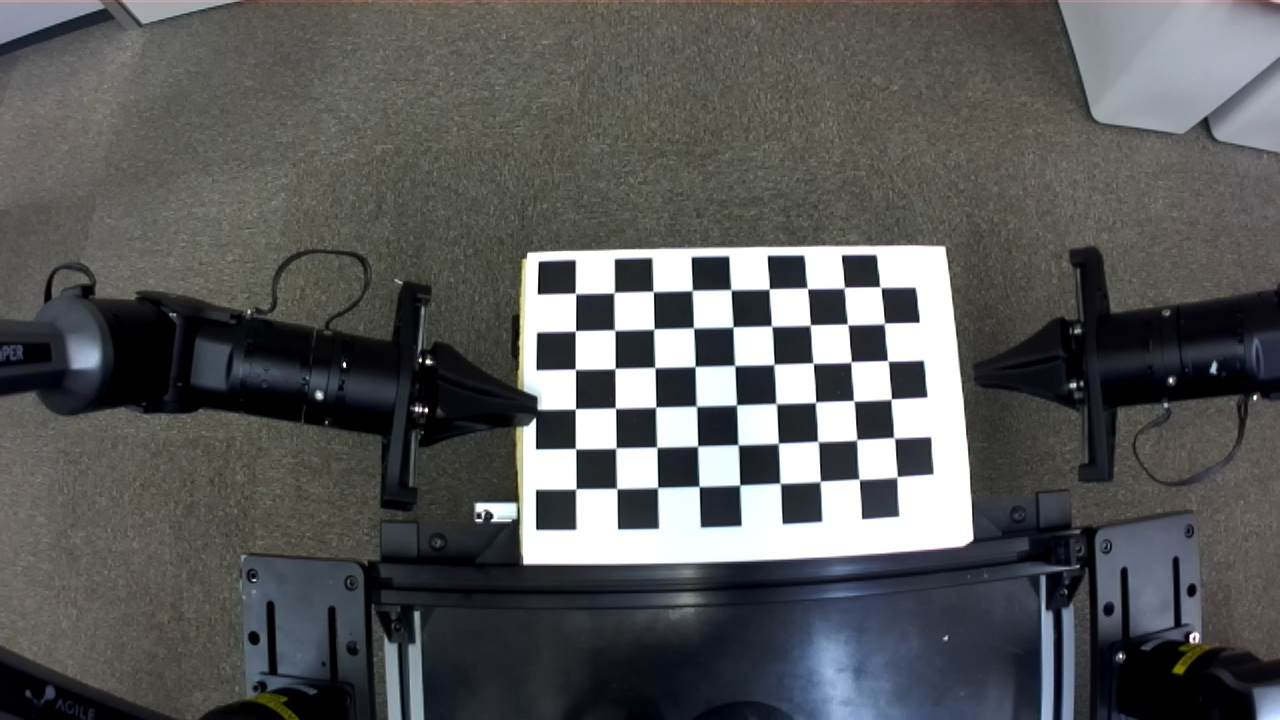
#> input picture calibration/left/zed_left_1760576521300.jpg, 1280 x 720 px
$ python cam_calibration_single.py
#> lines starting #> are read from the running program, lines starting #| are printed output that depends on the picture; after the words box and inside, x2 and y2 are one past the last pixel; in counts of white or black regions, pixels touching at a corner belong together; long printed decimals are rounded
import cv2
import numpy as np

# 1️⃣ 读取图像并转灰度
img_path = "./left/zed_left_1760576521300.jpg"
img = cv2.imread(img_path)
#> img is the input picture: shape (720, 1280, 3); mean B, G, R 88, 88.3, 87.3
gray = cv2.cvtColor(img, cv2.COLOR_BGR2GRAY)
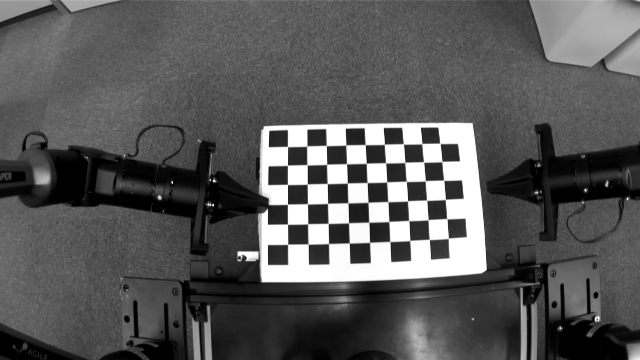
#> gray: shape (720, 1280) (shown at 1/2 size); min 0, max 255, mean 88

# 2️⃣ 检测角点
pattern_size = (9, 6)
ret, corners = cv2.findChessboardCorners(gray, pattern_size)
#> ret = True; corners = 54 rows, first 8: [575.3, 293.3], [614, 292.7], [653.1, 291.5], [692.1, 290.6], [731, 289.7], [769.4, 288.7], [807.5, 288.5], [844.7, 287.2]

if ret:
    # 3️⃣ 亚像素角点优化（让角点位置更精确）
    criteria = (cv2.TERM_CRITERIA_EPS + cv2.TERM_CRITERIA_MAX_ITER, 30, 0.001)
    corners_subpix = cv2.cornerSubPix(gray, corners, (11,11), (-1,-1), criteria)
#> corners_subpix = 54 rows, first 8: [575.5, 293.4], [614.1, 292.6], [653.2, 291.4], [692.2, 290.5], [731, 289.7], [769.2, 289], [807.3, 288.4], [844.2, 287.7]

    # 4️⃣ 绘制辅助线（棋盘）
    img_with_lines = img.copy()
    cv2.drawChessboardCorners(img_with_lines, pattern_size, corners_subpix, ret)
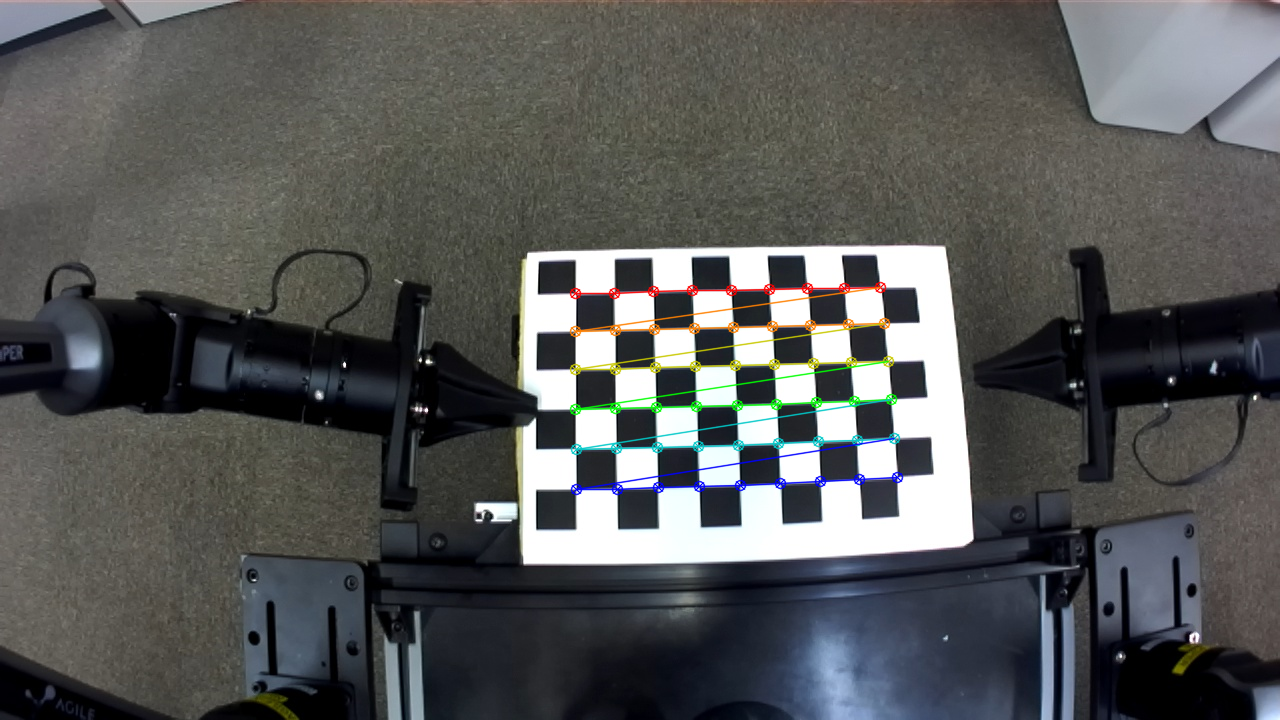
#> img_with_lines: shape (720, 1280, 3); 1.57% of pixels changed, all inside (x1, y1, x2, y2) = (569, 281, 904, 496)

    # 5️⃣ 临时单张标定
    objp = np.zeros((pattern_size[0]*pattern_size[1], 3), np.float32)
    objp[:, :2] = np.mgrid[0:pattern_size[0], 0:pattern_size[1]].T.reshape(-1, 2)

    obj_points = [objp]
    img_points = [corners_subpix]

    ret, K, dist, rvecs, tvecs = cv2.calibrateCamera(
        obj_points, img_points, gray.shape[::-1], None, None
    )
#> ret = 0.167; K = [[511, 0, 665.1], [0, 496.9, 313.2], [0, 0, 1]]; dist = [[-0.152, -0.00811, 0.00606, 0.000349, 0.127]]; rvecs = ([-0.172, -0.00269, -0.0253],); tvecs = ([-2.31, -0.523, 13.08],)

    print("相机内参矩阵 K：\n", K)
#| 相机内参矩阵 K：
#|  [[510.959   0.         665.144]
#|  [  0.         496.941 313.160]
#|  [  0.           0.           1.        ]]
    print("畸变系数 dist：\n", dist)
#| 畸变系数 dist：
#|  [[-0.1519 -0.008113  0.006057  0.0003486  0.1269 ]]

    # 6️⃣ 去畸变（保持原始尺寸，不裁剪）
    h, w = gray.shape[:2]
    newcameramtx, _ = cv2.getOptimalNewCameraMatrix(K, dist, (w, h), 0.6, (w, h))
#> newcameramtx = [[902.3, 0, 602.6], [0, 766.2, 334.2], [0, 0, 1]]
    undistorted = cv2.undistort(img, K, dist, None, newcameramtx)
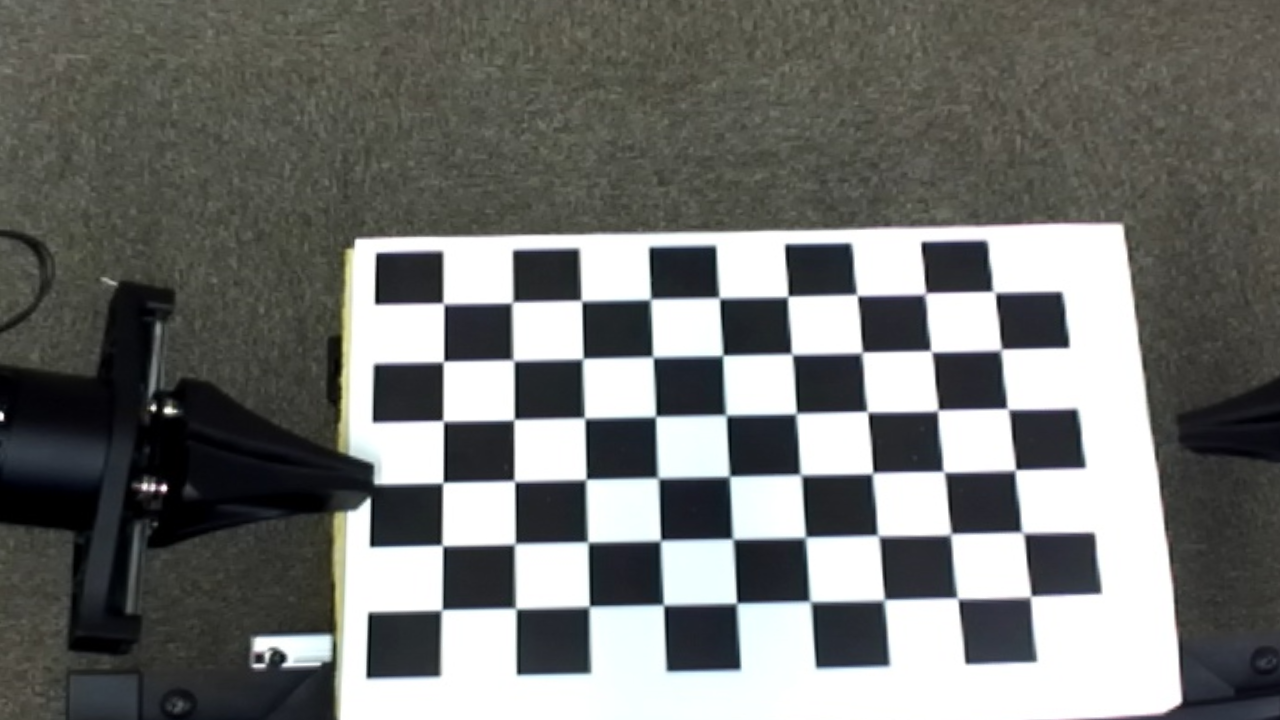
#> undistorted: shape (720, 1280, 3); mean B, G, R 112.8, 115.4, 114

    # 7️⃣ 显示结果
    cv2.imshow("Detected Chessboard (with lines)", img_with_lines)
    cv2.imshow("Undistorted (full view)", undistorted)
    cv2.waitKey(0)
    cv2.destroyAllWindows()
else:
    print("未检测到棋盘角点！")

$ run again, with calibration/left/zed_left_1760572454560.jpg copied over calibration/left/zed_left_1760576521300.jpg
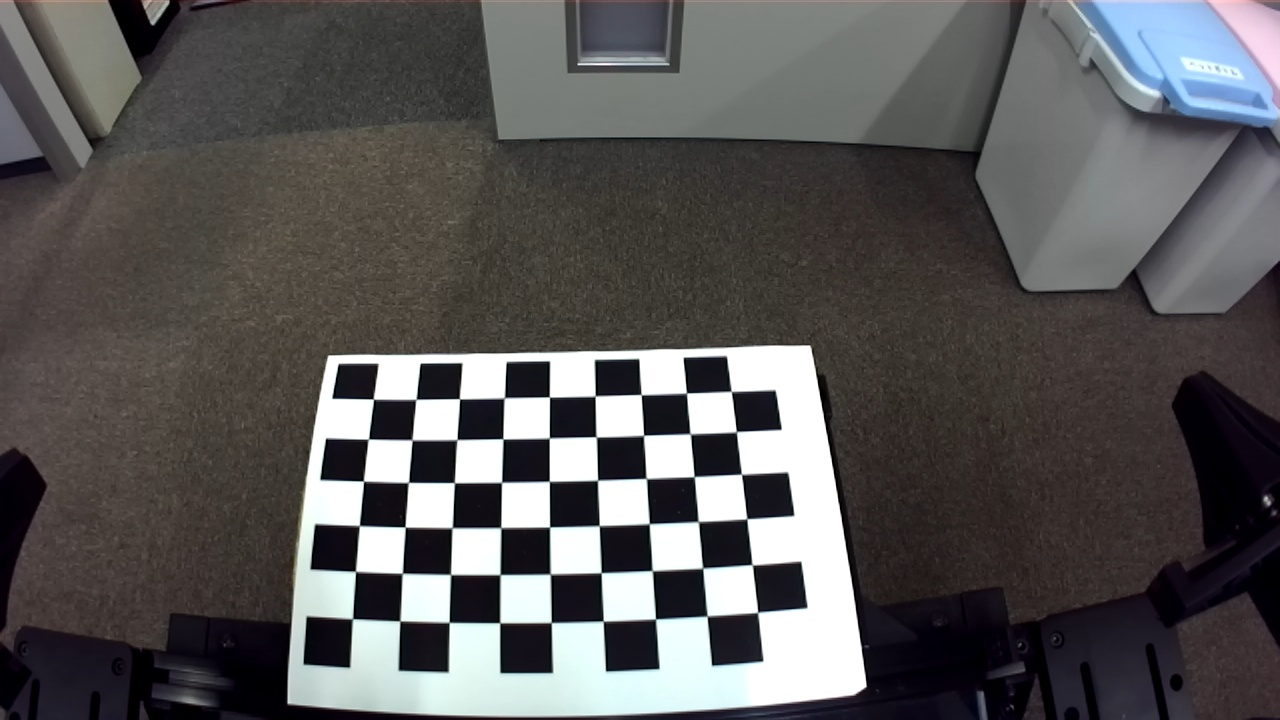
#> input picture calibration/left/zed_left_1760572454560.jpg, 1280 x 720 px
#> img is the input picture: shape (720, 1280, 3); mean B, G, R 87.5, 87.6, 89.2
#> `ret, corners = cv2.findChessboardCorners(gray, pattern_size)`: ret = True; corners = 54 rows, first 8: [373.4, 399], [416.3, 399.2], [459.5, 398.8], [504.2, 397.9], [549.4, 396.9], [595.2, 395.9], [641.3, 394.7], [686.6, 392.8]
#> corners_subpix = 54 rows, first 8: [373.4, 399.1], [416, 399.3], [459.4, 398.8], [504.3, 397.8], [549.4, 396.9], [595.2, 396.1], [641.2, 394.6], [686.5, 393.1]
#> `cv2.drawChessboardCorners(img_with_lines, pattern_size, corners_subpix..`:
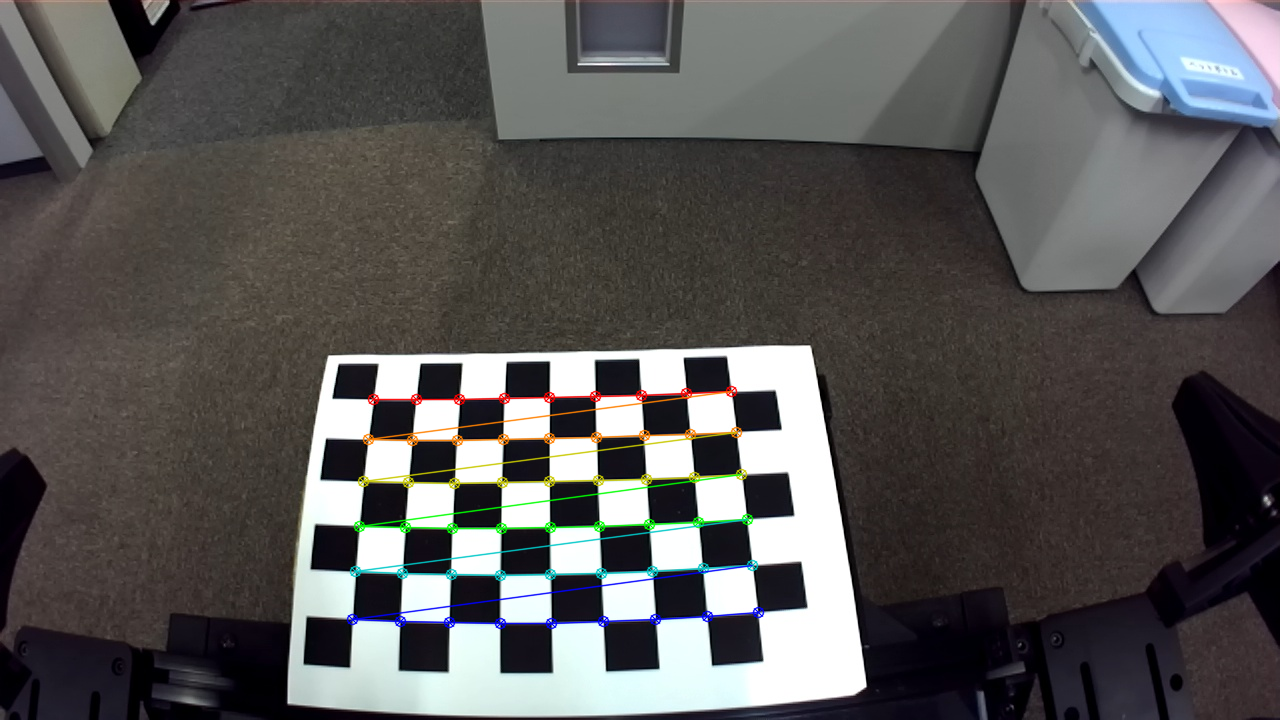
#> img_with_lines: shape (720, 1280, 3); 1.81% of pixels changed, all inside (x1, y1, x2, y2) = (346, 385, 765, 630)
#> `ret, K, dist, rvecs, tvecs = cv2.calibrateCamera( obj_points, img_poin..`: ret = 0.22; K = [[774.5, 0, 665.3], [0, 755.9, 282], [0, 0, 1]]; dist = [[-0.322, 0.116, 0.00778, 0.000643, -0.000871]]; rvecs = ([-0.611, -0.0778, -0.0479],); tvecs = ([-6.51, 2.65, 16.34],)
#| 相机内参矩阵 K：
#|  [[774.475   0.         665.291]
#|  [  0.         755.863 282.004]
#|  [  0.           0.           1.        ]]
#| 畸变系数 dist：
#|  [[-0.3219  0.1159  0.007776  0.0006427 -0.000871]]
#> newcameramtx = [[602.6, 0, 667.3], [0, 630.1, 287], [0, 0, 1]]
#> `undistorted = cv2.undistort(img, K, dist, None, newcameramtx)`:
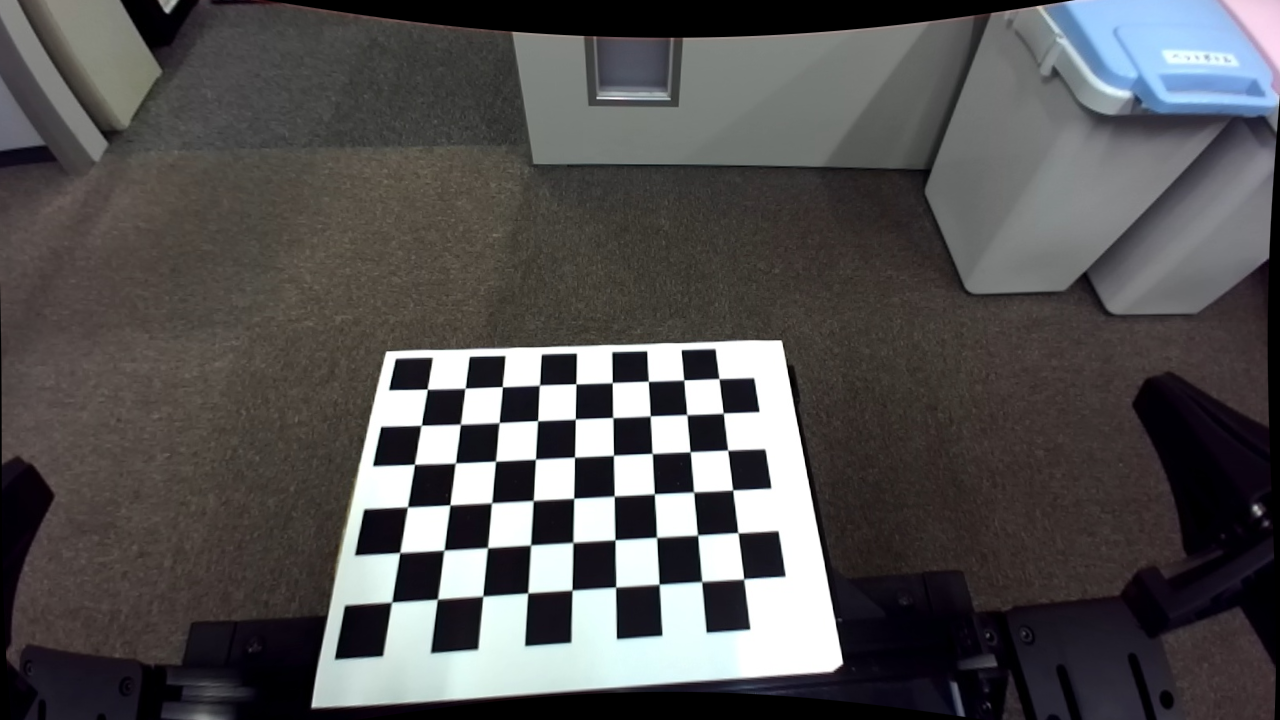
#> undistorted: shape (720, 1280, 3); mean B, G, R 82, 81.7, 83.3

$ run again, with calibration/left/zed_left_1760572456007.jpg copied over calibration/left/zed_left_1760576521300.jpg
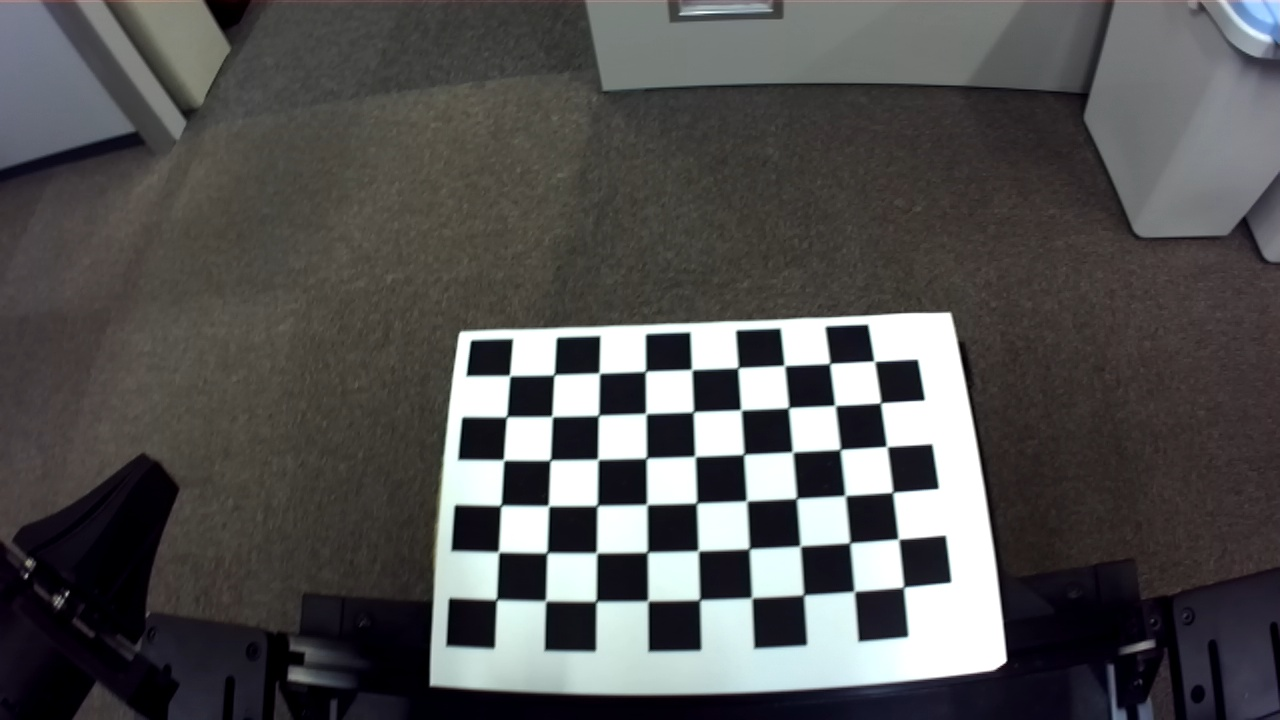
#> input picture calibration/left/zed_left_1760572456007.jpg, 1280 x 720 px
#> img is the input picture: shape (720, 1280, 3); mean B, G, R 82.5, 82.7, 83.4
#> `ret, corners = cv2.findChessboardCorners(gray, pattern_size)`: ret = True; corners = 54 rows, first 8: [510.2, 376.5], [553.7, 375.2], [599.3, 373.3], [645.5, 371.5], [692.6, 370.3], [737.5, 367.7], [783.4, 364.9], [829.6, 363.5]
#> corners_subpix = 54 rows, first 8: [509.7, 375.6], [554.1, 374.7], [599.3, 373.1], [645.4, 371.3], [691.7, 369.5], [738, 367.7], [784.4, 365.5], [829.7, 363.5]
#> `cv2.drawChessboardCorners(img_with_lines, pattern_size, corners_subpix..`:
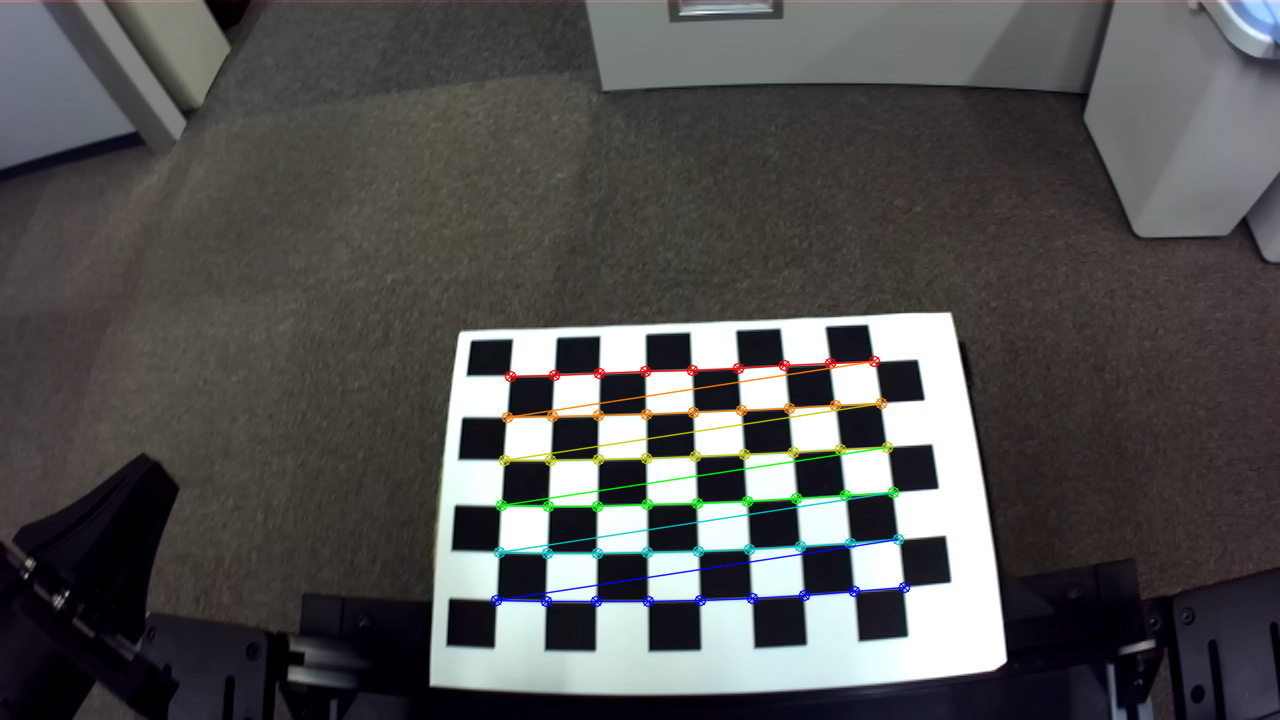
#> img_with_lines: shape (720, 1280, 3); 1.83% of pixels changed, all inside (x1, y1, x2, y2) = (490, 355, 911, 608)
#> `ret, K, dist, rvecs, tvecs = cv2.calibrateCamera( obj_points, img_poin..`: ret = 0.238; K = [[993.8, 0, 591.7], [0, 1093.1, 334.4], [0, 0, 1]]; dist = [[-0.633, 0.917, -0.00559, 0.0308, -1.69]]; rvecs = ([-0.65, 0.0933, -0.00667],); tvecs = ([-1.83, 0.833, 21.78],)
#| 相机内参矩阵 K：
#|  [[9.93795666e+02 0.00000000e+00 5.91732437e+02]
#|  [0.00000000e+00 1.09305138e+03 3.34389953e+02]
#|  [0.00000000e+00 0.00000000e+00 1.00000000e+00]]
#| 畸变系数 dist：
#|  [[-0.6334  0.9172 -0.005591  0.03076 -1.689]]
#> newcameramtx = [[993.8, 0, 591.7], [0, 988.4, 327.3], [0, 0, 1]]
#> `undistorted = cv2.undistort(img, K, dist, None, newcameramtx)`:
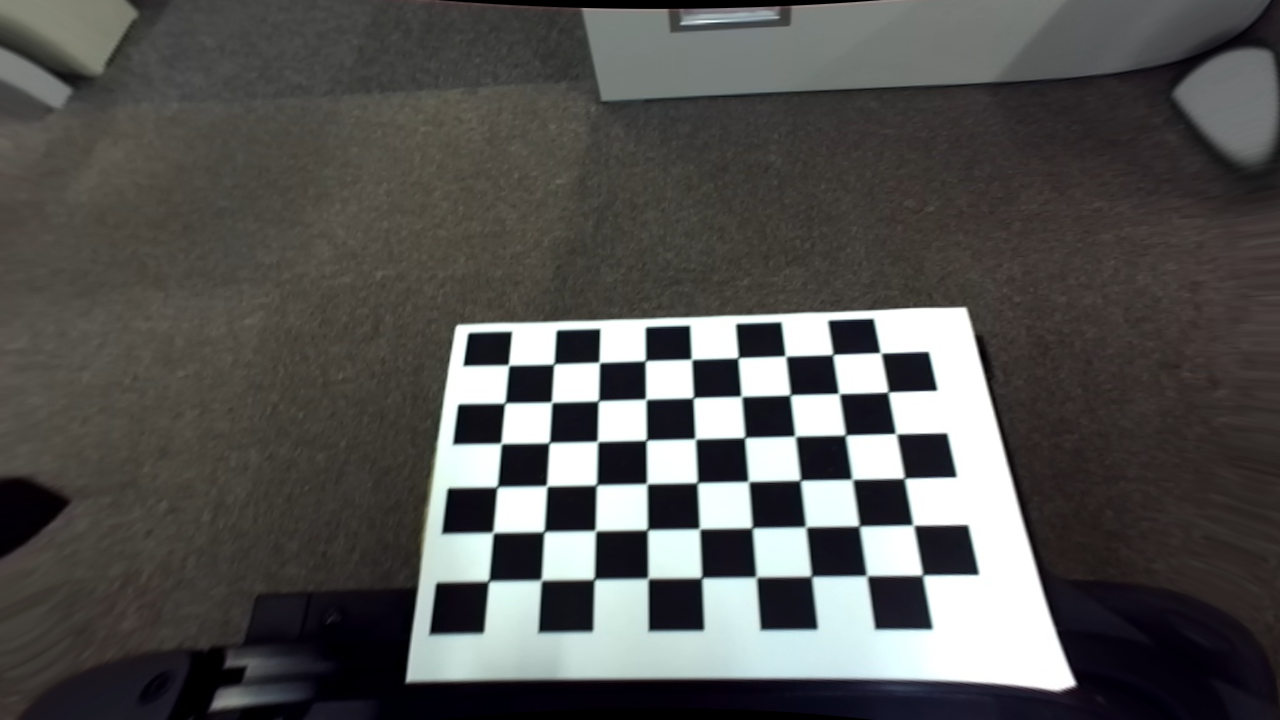
#> undistorted: shape (720, 1280, 3); mean B, G, R 81.7, 83.5, 84
